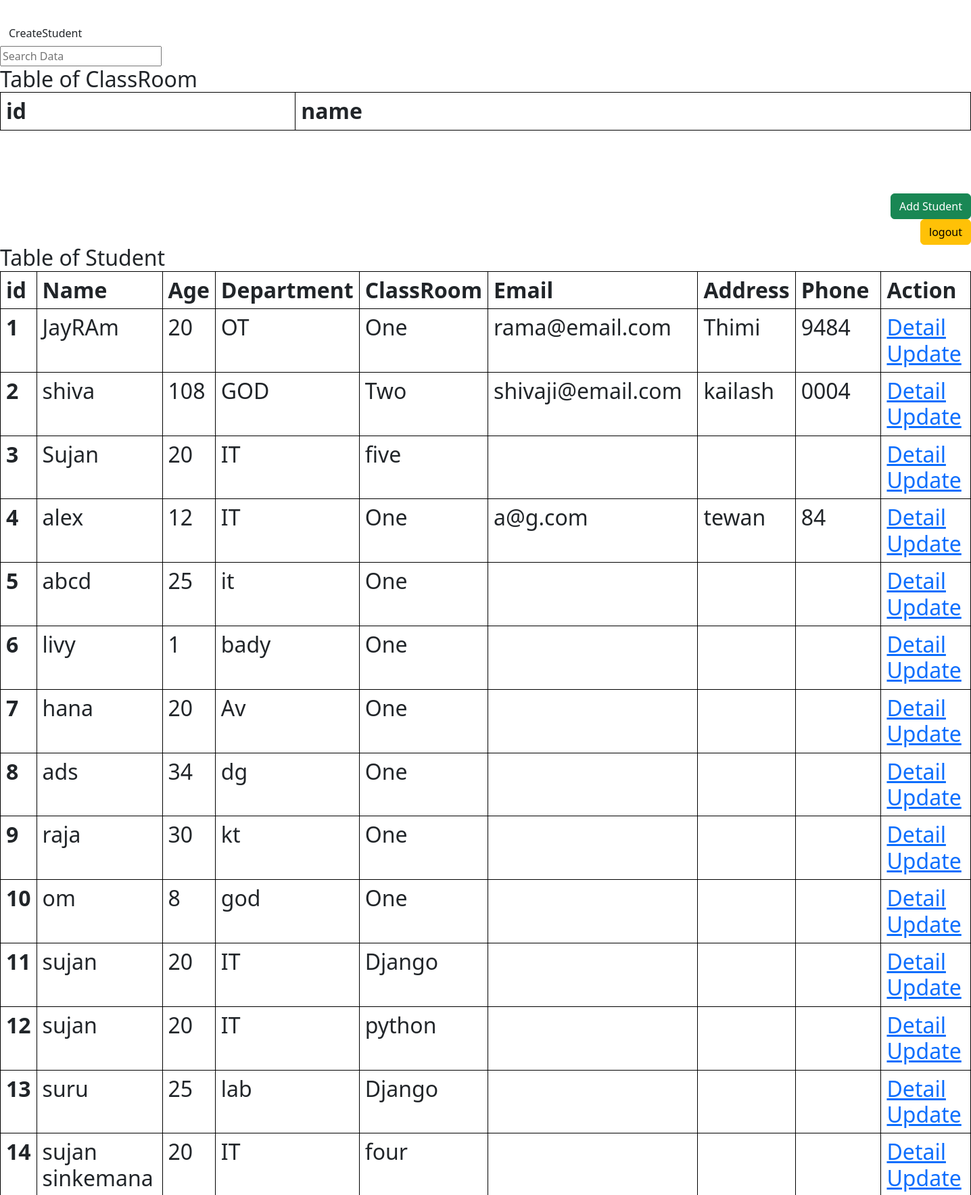
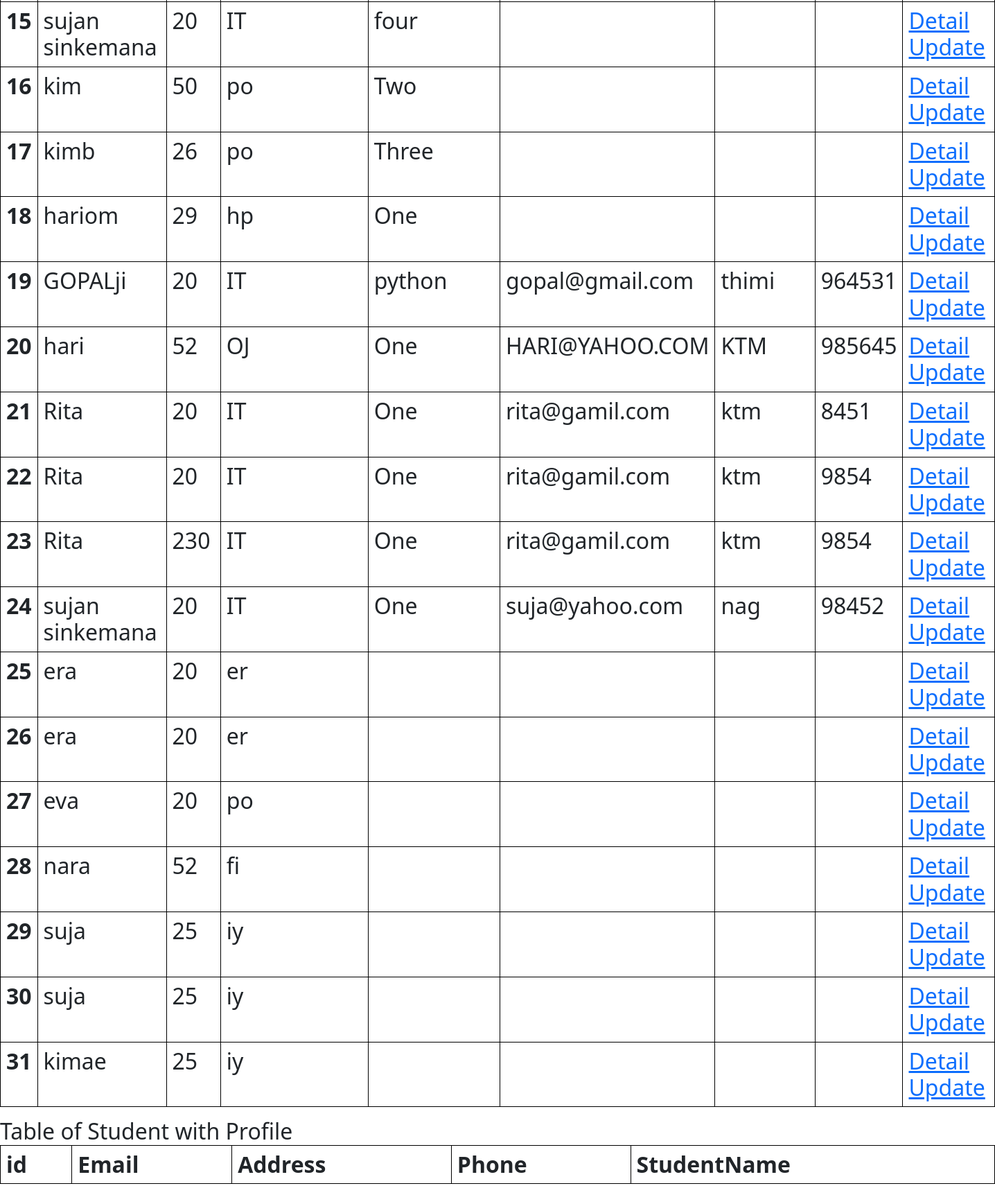
The page /form/student_list/ (signed in) on the database its author committed (2 pictures, top to bottom).
### myapp/models.py (models this page shows, shortened)
class Student(models.Model):
    name=models.CharField(max_length=50)
    age=models.PositiveIntegerField()
    department=models.CharField(max_length=50)
    classroom = models.ForeignKey(ClassRoom, on_delete=models.CASCADE, related_name="classroom_students" ,null=True, blank=True)

class ClassRoom(models.Model):
    name=models.CharField(max_length=50)

class StudentProfile(models.Model):
    student = models.OneToOneField(Student, on_delete=models.CASCADE)#we dont need related_name to define Modelname is default value of it
    email = models.EmailField()
    address = models.CharField(max_length=50)
    phone = models.CharField(max_length=14)
    image = models.FileField(upload_to='images',null=True,blank=True)

### form/views.py (the view)
# urls.py: path('student_list/',login_required(views.StudentListView.as_view()),name="student_list")
@method_decorator(login_required, name="dispatch")
class StudentListView(ListView):
    model = Student
    template_name="myapp/stu.html"
    context_object_name="students"

### myapp/templates/myapp/stu.html (shortened to what this page needs)
{% extends "myapp/main.html" %}
{% block content %}
<a href="{%url 'stuform' %}" class="btn btn--link">CreateStudent</a>
<form method="GET" action="{% url 'stu'%}">
<input type="Text" name="q" placeholder="Search Data"/>
</form>
 <h2>Table of ClassRoom <h/2>
  <table class="table">
  <thead>
    <tr>
      <th scope="col">id</th>
      <th scope="col">name</th>
    </tr>
  </thead>
</table>
<br>
<br>
<a href="{% url 'template_form'%}" class="btn btn-success" style="float:right">Add Student</a><br>
<a href="{% url 'logout'%}" class="btn btn-warning" style="float:right">logout</a><br>
 <h2>Table of Student <h/2>
  <table class="table">
  <thead>
    <tr>
      <th scope="col">id</th>
      <th scope="col">Name</th>
      <th scope="col">Age</th>
      <th scope="col">Department</th>
      <th scope="col">ClassRoom</th>
      <th scope="col">Email</th>
      <th scope="col">Address</th>
      <th scope="col">Phone</th>
      <th scope="col">Action</th>
    </tr>
  </thead>
  <tbody>
  {% for st in students %}
    <tr>
      <th scope="row">{{forloop.counter}}</th>
      <td>{{st.name}}</td>
      <td>{{st.age}}</td>
      <td>{{st.department}}</td>
      <td>{{st.classroom.name}}</td>
      <td>{{st.studentprofile.email}}</td>
      <td>{{st.studentprofile.address}}</td>
      <td>{{st.studentprofile.phone}}</td>
      <td><a href="{% url 'student_detail' st.id %}">Detail</a>
      <a href="{% url 'student_update' st.id %}">Update</a></td>
    </tr>
{% endfor %}
</tbody>
</table>
<h2>Table of Student with Profile<h/2>
  <table class="table">
  <thead>
    <tr>
      <th scope="col">id</th>
      <th scope="col">Email</th>
      <th scope="col">Address</th>
      <th scope="col">Phone</th>
      <th scope="col">StudentName</th>
    </tr>
  </thead>
</table>
{% endblock content %}

### myapp/templates/myapp/stu.html (style rules this page uses)
table,th,tr,td { border:1px solid black }

### rows shown on the page
Student: name "JayRAm", age "20", department "OT", classroom.name "One", studentprofile.email "rama@email.com", studentprofile.address "Thimi", studentprofile.phone "9484"
Student: name "shiva", age "108", department "GOD", classroom.name "Two", studentprofile.email "shivaji@email.com", studentprofile.address "kailash", studentprofile.phone "0004"
Student: name "Sujan", age "20", department "IT", classroom.name "five"
Student: name "alex", age "12", department "IT", classroom.name "One", studentprofile.email "a@g.com", studentprofile.address "tewan", studentprofile.phone "84"
Student: name "abcd", age "25", department "it", classroom.name "One"
Student: name "livy", age "1", department "bady", classroom.name "One"
Student: name "hana", age "20", department "Av", classroom.name "One"
Student: name "ads", age "34", department "dg", classroom.name "One"
Student: name "raja", age "30", department "kt", classroom.name "One"
Student: name "om", age "8", department "god", classroom.name "One"
Student: name "sujan", age "20", department "IT", classroom.name "Django"
Student: name "sujan", age "20", department "IT", classroom.name "python"
Student: name "suru", age "25", department "lab", classroom.name "Django"
Student: name "sujan sinkemana", age "20", department "IT", classroom.name "four"
Student: name "sujan sinkemana", age "20", department "IT", classroom.name "four"
Student: name "kim", age "50", department "po", classroom.name "Two"
Student: name "kimb", age "26", department "po", classroom.name "Three"
Student: name "hariom", age "29", department "hp", classroom.name "One"
Student: name "GOPALji", age "20", department "IT", classroom.name "python", studentprofile.email "gopal@gmail.com", studentprofile.address "thimi", studentprofile.phone "964531"
Student: name "hari", age "52", department "OJ", classroom.name "One", studentprofile.email "HARI@YAHOO.COM", studentprofile.address "KTM", studentprofile.phone "985645"
Student: name "Rita", age "20", department "IT", classroom.name "One", studentprofile.email "rita@gamil.com", studentprofile.address "ktm", studentprofile.phone "8451"
Student: name "Rita", age "20", department "IT", classroom.name "One", studentprofile.email "rita@gamil.com", studentprofile.address "ktm", studentprofile.phone "9854"
Student: name "Rita", age "230", department "IT", classroom.name "One", studentprofile.email "rita@gamil.com", studentprofile.address "ktm", studentprofile.phone "9854"
Student: name "sujan sinkemana", age "20", department "IT", classroom.name "One", studentprofile.email "suja@yahoo.com", studentprofile.address "nag", studentprofile.phone "98452"
Student: name "era", age "20", department "er"
Student: name "era", age "20", department "er"
Student: name "eva", age "20", department "po"
Student: name "nara", age "52", department "fi"
Student: name "suja", age "25", department "iy"
Student: name "suja", age "25", department "iy"
Student: name "kimae", age "25", department "iy"
